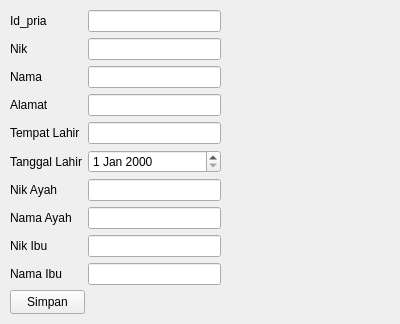
<?xml version="1.0" encoding="UTF-8"?>
<ui version="4.0">
 <class>formpria</class>
 <widget class="QWidget" name="formpria">
  <property name="geometry">
   <rect>
    <x>0</x>
    <y>0</y>
    <width>400</width>
    <height>324</height>
   </rect>
  </property>
  <property name="windowTitle">
   <string>Form</string>
  </property>
  <widget class="QWidget" name="formLayoutWidget">
   <property name="geometry">
    <rect>
     <x>10</x>
     <y>10</y>
     <width>211</width>
     <height>281</height>
    </rect>
   </property>
   <layout class="QFormLayout" name="formLayout">
    <item row="0" column="0">
     <widget class="QLabel" name="id_priaLabel">
      <property name="text">
       <string>Id_pria</string>
      </property>
     </widget>
    </item>
    <item row="0" column="1">
     <widget class="QLineEdit" name="id_priaLineEdit"/>
    </item>
    <item row="1" column="0">
     <widget class="QLabel" name="nikLabel">
      <property name="text">
       <string>Nik</string>
      </property>
     </widget>
    </item>
    <item row="1" column="1">
     <widget class="QLineEdit" name="nikLineEdit"/>
    </item>
    <item row="2" column="0">
     <widget class="QLabel" name="namaLabel">
      <property name="text">
       <string>Nama</string>
      </property>
     </widget>
    </item>
    <item row="2" column="1">
     <widget class="QLineEdit" name="namaLineEdit"/>
    </item>
    <item row="3" column="0">
     <widget class="QLabel" name="alamatLabel">
      <property name="text">
       <string>Alamat</string>
      </property>
     </widget>
    </item>
    <item row="3" column="1">
     <widget class="QLineEdit" name="alamatLineEdit"/>
    </item>
    <item row="4" column="0">
     <widget class="QLabel" name="tempatLahirLabel">
      <property name="text">
       <string>Tempat Lahir</string>
      </property>
     </widget>
    </item>
    <item row="4" column="1">
     <widget class="QLineEdit" name="tempatLahirLineEdit"/>
    </item>
    <item row="5" column="0">
     <widget class="QLabel" name="tanggalLahirLabel">
      <property name="text">
       <string>Tanggal Lahir</string>
      </property>
     </widget>
    </item>
    <item row="5" column="1">
     <widget class="QDateEdit" name="tanggalLahirDateEdit"/>
    </item>
    <item row="6" column="0">
     <widget class="QLabel" name="nikAyahLabel">
      <property name="text">
       <string>Nik Ayah</string>
      </property>
     </widget>
    </item>
    <item row="6" column="1">
     <widget class="QLineEdit" name="nikAyahLineEdit"/>
    </item>
    <item row="7" column="0">
     <widget class="QLabel" name="namaAyahLabel">
      <property name="text">
       <string>Nama Ayah</string>
      </property>
     </widget>
    </item>
    <item row="7" column="1">
     <widget class="QLineEdit" name="namaAyahLineEdit"/>
    </item>
    <item row="8" column="0">
     <widget class="QLabel" name="nikIbuLabel">
      <property name="text">
       <string>Nik Ibu</string>
      </property>
     </widget>
    </item>
    <item row="8" column="1">
     <widget class="QLineEdit" name="nikIbuLineEdit"/>
    </item>
    <item row="9" column="0">
     <widget class="QLabel" name="namaIbuLabel">
      <property name="text">
       <string>Nama Ibu</string>
      </property>
     </widget>
    </item>
    <item row="9" column="1">
     <widget class="QLineEdit" name="namaIbuLineEdit"/>
    </item>
   </layout>
  </widget>
  <widget class="QPushButton" name="pushButton">
   <property name="geometry">
    <rect>
     <x>10</x>
     <y>290</y>
     <width>75</width>
     <height>24</height>
    </rect>
   </property>
   <property name="text">
    <string>Simpan</string>
   </property>
  </widget>
 </widget>
 <resources/>
 <connections/>
</ui>
